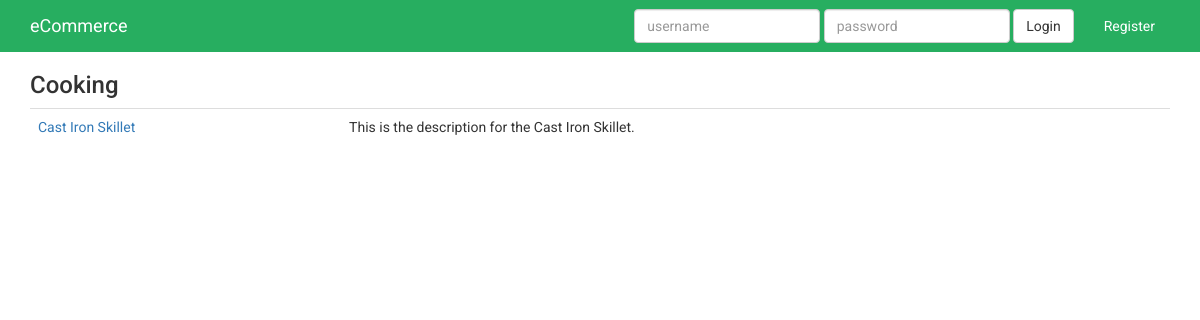
The page /categories/cooking/ on the database its author committed.
### products/models.py (models this page shows, shortened)
class Category(models.Model):
	title = models.CharField(max_length=120, unique=True)
	slug = models.SlugField(unique=True)
	description = models.TextField(null=True, blank=True)
	active = models.BooleanField(default=True)
	timestamp = models.DateTimeField(auto_now_add=True, auto_now=False)
	def __unicode__(self):
		return self.title

class Product (models.Model):
	title = models.CharField(max_length=120)
	description = models.TextField(blank=True, null=True)
	price = models.DecimalField(decimal_places= 2, max_digits=20)
	active = models.BooleanField(default=True)
	categories = models.ManyToManyField('Category', blank=True)
	default = models.ForeignKey('Category', related_name='default_category', null=True, blank=True)
	objects = ProductManager()
	def get_absolute_url(self):
		return reverse("product_detail", kwargs={"pk": self.pk})

### products/views.py (the view)
class CategoryDetailView(DetailView):
	model = Category

### products/models.py (called while the page is built)
	def active(self):
		return self.filter(active=True)

	def get_queryset(self):
		return ProductQuerySet(self.model, using=self.db)

	def all(self, *args, **kwargs):
		return self.get_queryset().active()

### products/templates/products/category_detail.html
{% extends 'base.html' %}
{% block content %}
<h3>{{category}}</h3>
<table class='table'>
{% for product in category.product_set.all %}
<tr>
<td><a href='{{ product.get_absolute_url }}'>{{product.title}}</a></td>
<td>{{product.description}}</td>
</tr>
{% endfor %}
</table>
{% endblock %}

### static/css/custom.css (style rules this page uses)
body { font-family: 'Roboto', sans-serif; }

### rows shown on the page
Category: title "Cooking"
Product: title "Cast Iron Skillet", description "This is the description for the Cast Iron Skillet."
